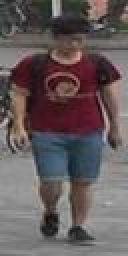
#> input picture person_reidentification_project/test/1.jpg, 64 x 128 px (shown 2 times larger)
$ jupyter execute --allow-errors test.ipynb   (shell and % lines are left out)
#> lines starting #> are read from the running program, lines starting #| are printed output that depends on the picture
[cell 1]
import api
import cv2
from matplotlib import pyplot as plt
import timeit
plt.ion()

# Find human location by using MobilenetSSD

[cell 2]
img1 = cv2.imread('test/1.jpg')[:,:,::-1]
img2 = cv2.imread('test/2.jpg')[:,:,::-1]
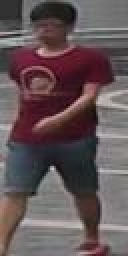
#> input picture person_reidentification_project/test/2.jpg, 64 x 128 px (shown 2 times larger)
img3 = cv2.imread('test/3.jpg')[:,:,::-1]
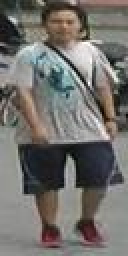
#> input picture person_reidentification_project/test/3.jpg, 64 x 128 px (shown 2 times larger)

#> (the rest of this cell did not finish here and is left out)
